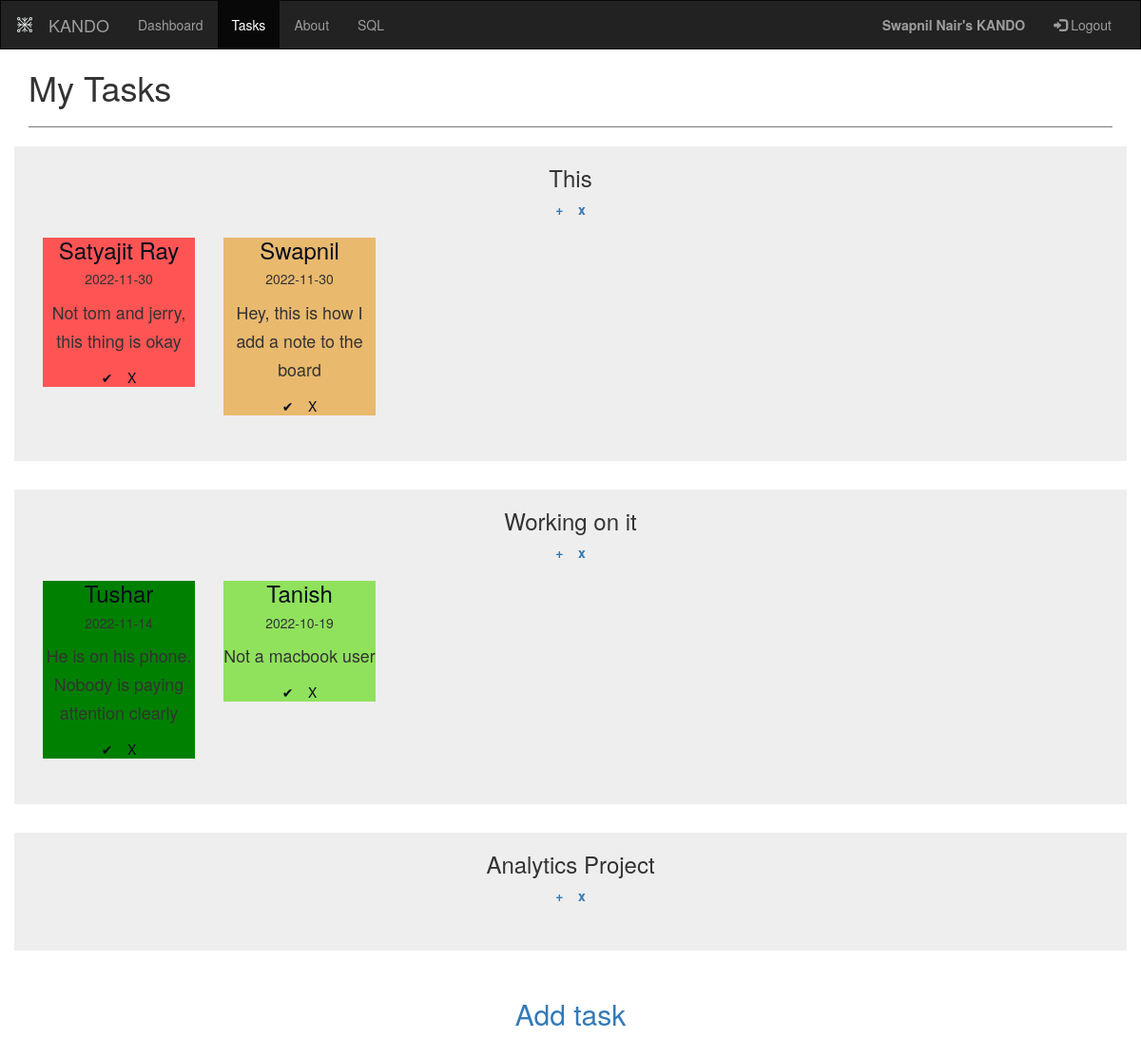
The page /tasks (signed in) on the database its author committed.
### application/models.py (models this page shows, shortened)
class User(db.Model,UserMixin):
    __tablename__ = 'users'
    id = db.Column(db.Integer(), primary_key=True)
    email = db.Column(db.String(255), unique=True)
    username = db.Column(db.String(255), unique=True, index=True)
    password = db.Column(db.String(80))
    active = db.Column(db.Boolean())

class Phase(db.Model):
    __tablename__ = 'phase'
    phaseid = db.Column(db.Integer(),primary_key=True,unique=True,autoincrement=True)
    phase_name = db.Column(db.String(255),unique=True)
    pending = db.Column(db.Integer())
    done = db.Column(db.Integer())
    late = db.Column(db.Integer())

class Card(db.Model):
    __tablename__ = 'card'
    card_id = db.Column(db.Integer(),primary_key=True,autoincrement=True)
    title = db.Column(db.String(255))
    deadline = db.Column(db.String(50))
    status = db.Column(db.Integer)
    content = db.Column(db.String)
    phase_name = db.Column(db.String,db.ForeignKey("phase.phase_name"),nullable=False)
    color = db.Column(db.Integer)

### application/controllers.py (the view)
@app.route('/tasks',methods=['GET','POST'])
@login_required
def tasks():
    if request.method == 'GET':
        tasks = Phase.query.all()
        cards = Card.query.all()
        if(len(tasks)==0):
            return render_template('Tasks.html',user = current_user.username,msg ="No phases found")
        else:
            return render_template('Tasks.html',user = current_user.username,phases = tasks,cards = cards)
    else:
        return render_template('404.html')

### templates/Tasks.html (shortened to what this page needs)
<!DOCTYPE html>
<html lang="en">
<head>
  <link rel="stylesheet" href="https://maxcdn.bootstrapcdn.com/bootstrap/3.4.1/css/bootstrap.min.css">
</head>
<body>
<nav class="navbar navbar-inverse">
  <div class="container-fluid">
      <div class="navbar-header">
      <a class="navbar-brand" href=""><img src = "/static/Logo1.svg" alt="logo" height="100%"/></a>
      <a class="navbar-brand" href="/home">KANDO</a>
      </div>
     <div class="collapse navbar-collapse" id="myNavbar">
      <ul class="nav navbar-nav">
        <li ><a href="/home">Dashboard</a></li>
        <li class="active"><a href="/tasks">Tasks</a></li>
        <li><a class="active" href="/about">About</a></li>
        <li><a  href="/sql">SQL</a></li>
      </ul>
      <ul class="nav navbar-nav navbar-right">
        <li><a><b>{{user}}'s KANDO </b></a></li>
        <li><a href="/logout"><span class="glyphicon glyphicon-log-in"></span> Logout</a></li>
      </ul>
    </div>
  </div>
</nav>
<div class="container text-left">
<h1>My Tasks</h1>
<hr style="height: 1px;background-color:grey;width:100%"/>
</div>
{% if msg == 'No phases found' %}
  <div class="container text-center">
    <br/><br/><br/><br/><br/><br/><br/><br/><br/><br/><br/><br/><br/><br/>
    <h2>No tasks found </h2>
    <br/><br/><br/><br/><br/><br/><br/><br/><br/><br/><br/><br/><br/><br/>
  </div>
{% else %}
    {% for x in phases %}
    <div class=" jumbotron container text-center" ondrop="drop(event)" ondragover="allowDrop(event)">
        <h3>
        {{x['phase_name']}}
        </h3>
        <b><a href="create/{{x['phase_name']}}"> + </a></b>
        <b><a onclick="myFunction()" href="delete/{{x['phase_name']}}" "> x </a></b>
        <div class="container-fluid bg-3 text-center">
          <div class="row">
        {% for y in cards %}
          {% if y['phase_name']==x['phase_name'] %}
              <div class="col-sm-2">
                <div class="card text-white mb-3" style='max-width: 18rem ;background-color: {{y["color"]}}' draggable="true" ondragstart="drag(event)" ondragleave="myDropFunc({{y['card_id']}})">
                  <h3><a href="/changename/{{y['card_id']}}">{{y['title']}}</a></h3>
                  <div class="card-body">
                    <h5 class="card-title">{{y['deadline']}}</h5>
                    <p class="card-text"><small>{{y['content']}}</small></p>
                    <div><a href="/carddone/{{y['card_id']}}">&#10004;</a> &nbsp; &nbsp;<a onclick="myFunction2({{y['card_id']}})" >X</a></div>
                  </div>
                </div>
              </div>
          {% endif %}
        {% endfor %}
          </div>
        </div>
    </div>
    {% endfor %}
{% endif %}
<div class="container text-center">
  <h2><a href="/addtask" type="button"> Add task</a></h2>
</div>
</body>
</html>

### templates/Tasks.html (style rules this page uses)
.navbar { margin-bottom: 0; border-radius: 0; }
a { position: relative; }
.col-sm-2 a { color: rgb(7, 14, 29) }
a::before { content: ''; position: absolute; width: 100%; height: 1px; border-radius: 1px; background-color:rgb(79, 74, 74); bottom: 0; left: 0; transform-origin: right; transform: scaleX(0); transition: transform .3s ease-in-out; }
.jumbotron { padding-top: 0%; }

### rows shown on the page
User: username "Swapnil Nair"
Phase: phase_name "This"
Card: title "Satyajit Ray", deadline "2022-11-30", content "Not tom and jerry, this thing is okay"
Card: title "Swapnil", deadline "2022-11-30", content "Hey, this is how I add a note to the board"
Phase: phase_name "Working on it"
Card: title "Tushar", deadline "2022-11-14", content "He is on his phone. Nobody is paying attention clearly"
Card: title "Tanish", deadline "2022-10-19", content "Not a macbook user"
Phase: phase_name "Analytics Project"
